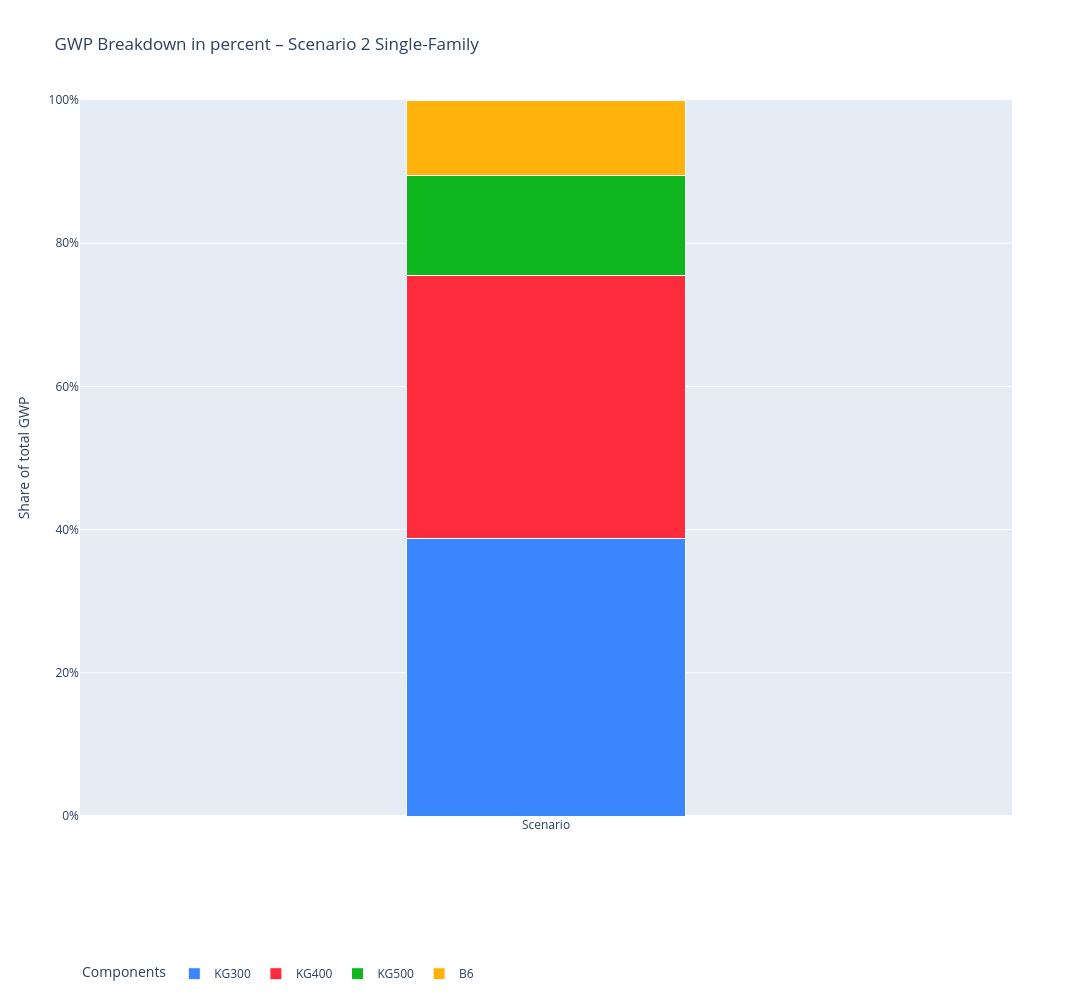

The notebook cell this image was saved under:
### Code cell
fig = go.Figure()


# KG300
fig.add_trace(go.Bar(
    x=["Scenario"],
    y=[ABS_GWP_S2_EFH_pct["KG300"]],
    name="KG300",
    marker_color=kg_colors["KG300"],
    width=0.3,
    marker_line_color="white",
    marker_line_width=1
))

# KG400
fig.add_trace(go.Bar(
    x=["Scenario"],
    y=[ABS_GWP_S2_EFH_pct["KG400"]],
    name="KG400",
    marker_color=kg_colors["KG400"],
    width=0.3,
    marker_line_color="white",
    marker_line_width=1
))

# KG500
fig.add_trace(go.Bar(
    x=["Scenario"],
    y=[ABS_GWP_S2_EFH_pct["KG500"]],
    name="KG500",
    marker_color=kg_colors["KG500"],
    width=0.3,
    marker_line_color="white",
    marker_line_width=1
))


# B6
fig.add_trace(go.Bar(
    x=["Scenario"],
    y=[ABS_GWP_S2_EFH_pct["B6"]],
    name="B6",
    marker_color=kg_colors["B6"],
    width=0.3,
    marker_line_color="white",
    marker_line_width=1
))

fig.update_layout(
    barmode="stack",
    title="GWP Breakdown in percent – Scenario 2 Single-Family",
    yaxis_title="Share of total GWP",
    legend_title="Components",
    height=1000,
    width=1100,
    legend=dict(orientation="h", y=-0.2),
    legend_traceorder="normal",
    yaxis=dict(
        tickformat=".0%",
        range=[0, 1]
    )
)

fig.show()

### Figure 1 — Plotly figure (JSON) as saved in the notebook; plotly's stock layout.template omitted (floating-point values rounded to 4 significant figures)
{"data": [{"marker": {"color": "#3A86FF", "line": {"color": "white", "width": 1}}, "name": "KG300", "type": "bar", "width": 0.3, "x": ["Scenario"], "y": [0.3873]}, {"marker": {"color": "#FD2B3B", "line": {"color": "white", "width": 1}}, "name": "KG400", "type": "bar", "width": 0.3, "x": ["Scenario"], "y": [0.368]}, {"marker": {"color": "#10B61D", "line": {"color": "white", "width": 1}}, "name": "KG500", "type": "bar", "width": 0.3, "x": ["Scenario"], "y": [0.1397]}, {"marker": {"color": "#FFB20B", "line": {"color": "white", "width": 1}}, "name": "B6", "type": "bar", "width": 0.3, "x": ["Scenario"], "y": [0.105]}], "layout": {"barmode": "stack", "height": 1000, "legend": {"orientation": "h", "title": {"text": "Components"}, "traceorder": "normal", "y": -0.2}, "title": {"text": "GWP Breakdown in percent – Scenario 2 Single-Family"}, "width": 1100, "yaxis": {"range": [0, 1], "tickformat": ".0%", "title": {"text": "Share of total GWP"}}}}
